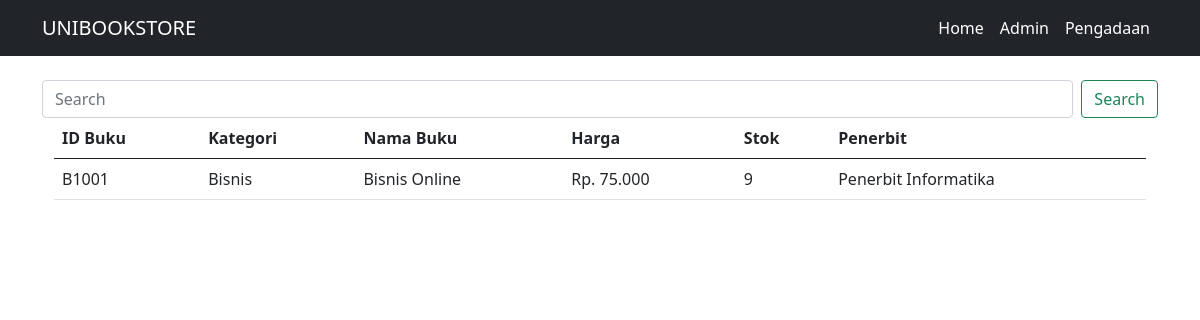
The page /home.php?cari-data=Bisnis Online on the database its author committed.
### tables this page shows
CREATE TABLE `buku` (
  `ID_Buku` char(20) DEFAULT NULL,
  `Kategori` varchar(30) DEFAULT NULL,
  `Nama_Buku` varchar(40) DEFAULT NULL,
  `Harga` int(20) DEFAULT NULL,
  `Stok` int(15) DEFAULT NULL,
  `Penerbit` varchar(50) DEFAULT NULL
);

CREATE TABLE `kategori` (
  `ID_Kategori` varchar(20) DEFAULT NULL,
  `Nama_Kategori` varchar(30) DEFAULT NULL
);

CREATE TABLE `penerbit` (
  `ID_Penerbit` char(20) DEFAULT NULL,
  `Penerbit` varchar(30) DEFAULT NULL,
  `Alamat` varchar(50) DEFAULT NULL,
  `Kota` varchar(30) DEFAULT NULL,
  `telepon` char(30) DEFAULT NULL
);

### fucntion.php (called while the page is built, shortened)
<?php
function dbconnect()
{
	$db = new mysqli("localhost", "root", "", "unibookstore");
	return $db;
}
function CariBuku($cari)
{
	$db = dbconnect();
	$sql = "Select buku.ID_Buku,kategori.Nama_Kategori AS Kategori,buku.Nama_Buku,buku.Harga,buku.Stok,
	penerbit.Penerbit
	FROM buku
	JOIN penerbit ON buku.Penerbit = penerbit.ID_Penerbit
	JOIN kategori ON buku.Kategori = kategori.ID_Kategori where Nama_Buku LIKE '%$cari%' ";
	$res = $db->query($sql);
	return $res;
}

### home.php (the view, shortened to what this page needs)
<!doctype html>
<html lang="en">
<head>
	<link href="https://cdn.jsdelivr.net/npm/bootstrap@5.0.2/dist/css/bootstrap.min.css" rel="stylesheet">
</head>
<body>
	<nav class="navbar navbar-expand-lg navbar-dark bg-dark">
		<div class="container">
			<a class="navbar-brand" href="#">UNIBOOKSTORE</a>
			<div class="collapse navbar-collapse" id="navbarNavAltMarkup">
				<div class="navbar-nav ms-auto">
					<a class="nav-link active" aria-current="page" href="home.php">Home</a>
					<a class="nav-link active" aria-current="page" href="admin/admin.php">Admin</a>
					<a class="nav-link active" aria-current="page" href="Pengadaan/pengadaan.php">Pengadaan</a>
				</div>
			</div>
		</div>
	</nav>
	<?php
	include_once("fucntion.php");
	?>
	<div class="container-xl">
		<?Php
		$db = dbconnect();
		if ($db->connect_errno == 0) {
			$res     = null;
			if (isset($_GET["cari-data"])) {
				$cari  = isset($_GET["cari-data"]) ? (string) $_GET["cari-data"] : "";
				$res   = CariBuku($cari);
			}
			if ($res != null) {
		?>
				<br>
				<form class="d-flex">
					<input class="form-control me-2" type="search" placeholder="Search" aria-label="Search" name='cari-data'>
					<button class="btn btn-outline-success" type="submit">Search</button>
				</form>
				<div class="container-md">
					<container>
						<table class="table">
							<thead>
								<tr>
									<th scope="col">ID Buku</th>
									<th scope="col">Kategori</th>
									<th scope="col">Nama Buku</th>
									<th scope="col">Harga</th>
									<th scope="col">Stok</th>
									<th scope="col">Penerbit</th>
								</tr>
							</thead>
							<tbody>
								<?php
								$data = $res->fetch_row();
								do {
									list($ID_Buku, $Kategori, $Nama_Buku, $Harga, $Stok, $ID_Penerbit) = $data;
								?>
									<tr>
										<td><?php echo $ID_Buku; ?></td>
										<td><?php echo $Kategori; ?></td>
										<td><?php echo $Nama_Buku; ?></td>
										<td>Rp. <?php echo number_format($Harga, 0, ",", "."); ?></td>
										<td><?php echo $Stok; ?></td>
										<td><?php echo $ID_Penerbit; ?></td>
									<?php
								} while ($data = $res->fetch_row());
									?>
						</table>
					<?php
				} else
					echo "Gagal Eksekusi SQL : " . (DEVELOPMENT ? " : " . $db->error : "") . "<br>";
			} else
				echo "Gagal Koneksi : " . (DEVELOPMENT ? " : " . $db->connect_error : " ") . "<br>";
					?>
</body>
</html>

### rows shown on the page
buku: ID_Buku "B1001", kategori.Nama_Kategori "Bisnis", Nama_Buku "Bisnis Online", Harga "75.000", Stok "9", penerbit.Penerbit "Penerbit Informatika"
